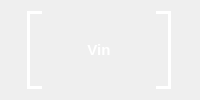
                 <widget class="QFrame" name="InputVariabel">
                  <property name="sizePolicy">
                   <sizepolicy hsizetype="Fixed" vsizetype="Fixed">
                    <horstretch>0</horstretch>
                    <verstretch>0</verstretch>
                   </sizepolicy>
                  </property>
                  <property name="frameShape">
                   <enum>QFrame::NoFrame</enum>
                  </property>
                  <property name="frameShadow">
                   <enum>QFrame::Raised</enum>
                  </property>
                  <layout class="QHBoxLayout" name="horizontalLayout_29">
                   <item>
                    <widget class="QFrame" name="frame_60">
                     <property name="minimumSize">
                      <size>
                       <width>15</width>
                       <height>0</height>
                      </size>
                     </property>
                     <property name="maximumSize">
                      <size>
                       <width>15</width>
                       <height>16777215</height>
                      </size>
                     </property>
                     <property name="styleSheet">
                      <string notr="true">border-top: 3px solid white;
border-left: 3px solid white;
border-bottom: 3px solid white;
</string>
                     </property>
                     <property name="frameShape">
                      <enum>QFrame::NoFrame</enum>
                     </property>
                     <property name="frameShadow">
                      <enum>QFrame::Raised</enum>
                     </property>
                    </widget>
                   </item>
                   <item>
                    <widget class="QLabel" name="label_25">
                     <property name="sizePolicy">
                      <sizepolicy hsizetype="Fixed" vsizetype="Preferred">
                       <horstretch>0</horstretch>
                       <verstretch>0</verstretch>
                      </sizepolicy>
                     </property>
                     <property name="maximumSize">
                      <size>
                       <width>70</width>
                       <height>16777215</height>
                      </size>
                     </property>
                     <property name="styleSheet">
                      <string notr="true">border-radius : 2px;
color: rgb(255, 255, 255);
font-size: 15px;
padding:3px;
font-family: &quot;SF Pro Display&quot;; 
		font-weight: bold; 
    	font-style: normal;</string>
                     </property>
                     <property name="text">
                      <string>Vin</string>
                     </property>
                     <property name="alignment">
                      <set>Qt::AlignCenter</set>
                     </property>
                    </widget>
                   </item>
                   <item>
                    <widget class="QFrame" name="frame_61">
                     <property name="minimumSize">
                      <size>
                       <width>15</width>
                       <height>0</height>
                      </size>
                     </property>
                     <property name="maximumSize">
                      <size>
                       <width>15</width>
                       <height>16777215</height>
                      </size>
                     </property>
                     <property name="styleSheet">
                      <string notr="true">border-top: 3px solid white;
border-right: 3px solid white;
border-bottom: 3px solid white;
</string>
                     </property>
                     <property name="frameShape">
                      <enum>QFrame::NoFrame</enum>
                     </property>
                     <property name="frameShadow">
                      <enum>QFrame::Raised</enum>
                     </property>
                    </widget>
                   </item>
                  </layout>
                 </widget>
